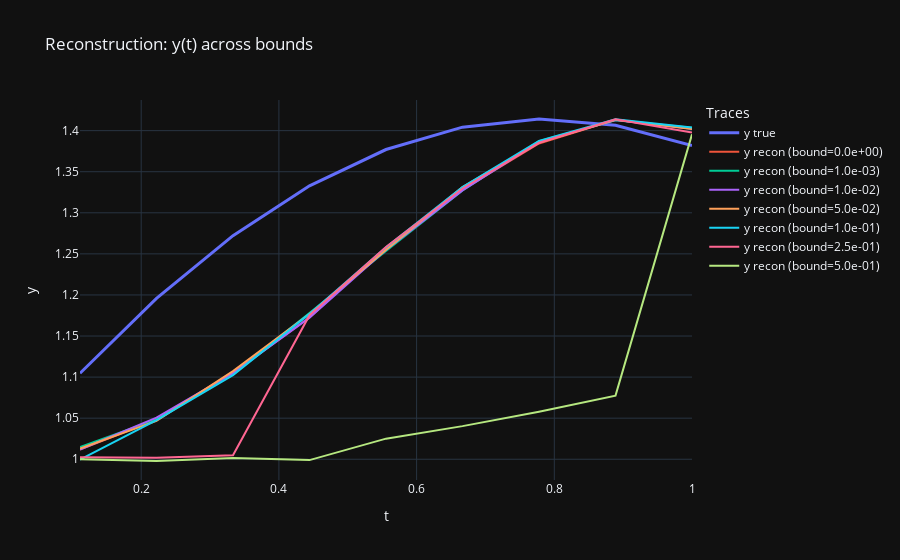
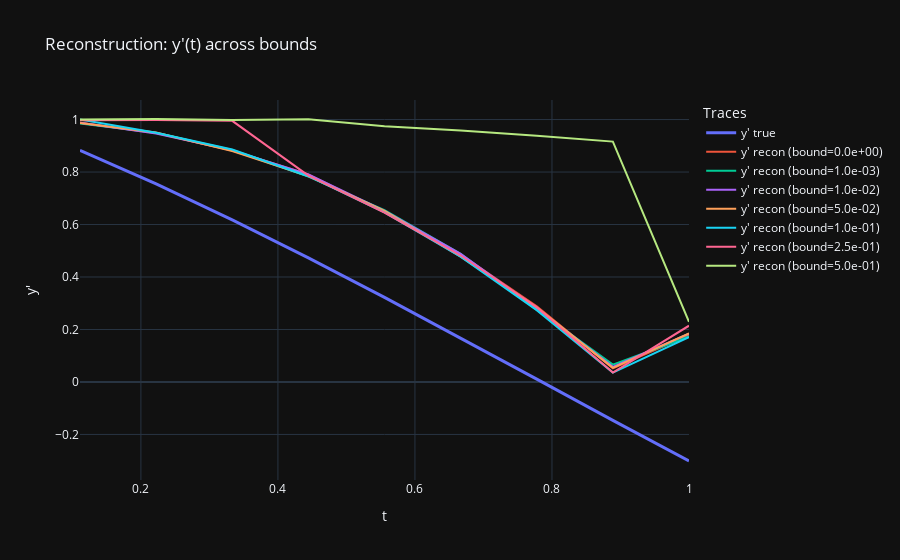
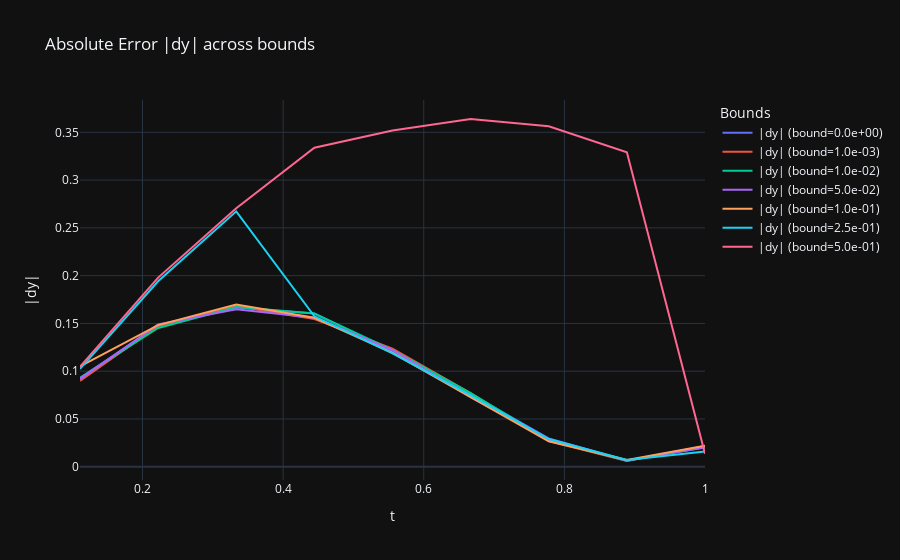
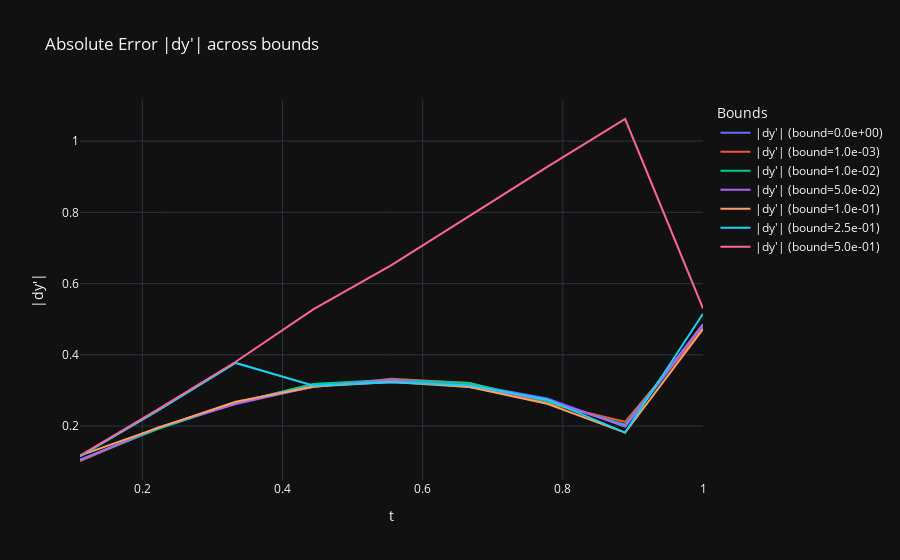

The cell these charts' notebook holds for them, in order:
### Markdown cell above
* Across all plots, the bounds $\set{0, 0.001, 0.01, 0.05, 0.1}$ have a stable curve that approximates the analytical solutions with very slight deviations, but carrying the same lag in amplitude as our original result.

* The bounds $\set{0.25, 0.5}$ show varied deviations with `curr_bound=0.25` initially lagging behind but stabilises itself after $t=0.5$; and `curr_bound=0.5` showing significant deviation across all timesteps except for $t=1$


**Please note: `e_true` on the total energy plot is constant, the slight oscillations are just floating-point rounding/precision issues with the plot function auto-scaling to the axis**


*click on the keys on the graph to view selected trajectories*

### Code cell
plot_bound_comparisons(all_bound_results)

### Figure 1 — Plotly figure (JSON) as saved in the notebook; plotly's stock layout.template omitted (floating-point values rounded to 4 significant figures)
{"data": [{"line": {"width": 3}, "mode": "lines", "name": "y true", "type": "scatter", "x": [0.1111, 0.2222, 0.3333, 0.4444, 0.5556, 0.6667, 0.7778, 0.8889, 1], "y": [1.105, 1.196, 1.272, 1.333, 1.377, 1.404, 1.414, 1.407, 1.382]}, {"mode": "lines", "name": "y recon (bound=0.0e+00)", "type": "scatter", "x": [0.1111, 0.2222, 0.3333, 0.4444, 0.5556, 0.6667, 0.7778, 0.8889, 1], "y": [1.012, 1.048, 1.106, 1.172, 1.257, 1.328, 1.384, 1.413, 1.403]}, {"mode": "lines", "name": "y recon (bound=1.0e-03)", "type": "scatter", "x": [0.1111, 0.2222, 0.3333, 0.4444, 0.5556, 0.6667, 0.7778, 0.8889, 1], "y": [1.015, 1.048, 1.104, 1.178, 1.253, 1.327, 1.387, 1.413, 1.404]}, {"mode": "lines", "name": "y recon (bound=1.0e-02)", "type": "scatter", "x": [0.1111, 0.2222, 0.3333, 0.4444, 0.5556, 0.6667, 0.7778, 0.8889, 1], "y": [1.012, 1.051, 1.105, 1.172, 1.255, 1.327, 1.386, 1.413, 1.402]}, {"mode": "lines", "name": "y recon (bound=5.0e-02)", "type": "scatter", "x": [0.1111, 0.2222, 0.3333, 0.4444, 0.5556, 0.6667, 0.7778, 0.8889, 1], "y": [1.013, 1.047, 1.107, 1.177, 1.255, 1.331, 1.385, 1.413, 1.402]}, {"mode": "lines", "name": "y recon (bound=1.0e-01)", "type": "scatter", "x": [0.1111, 0.2222, 0.3333, 0.4444, 0.5556, 0.6667, 0.7778, 0.8889, 1], "y": [0.9997, 1.048, 1.102, 1.177, 1.258, 1.331, 1.387, 1.414, 1.404]}, {"mode": "lines", "name": "y recon (bound=2.5e-01)", "type": "scatter", "x": [0.1111, 0.2222, 0.3333, 0.4444, 0.5556, 0.6667, 0.7778, 0.8889, 1], "y": [1.002, 1.002, 1.005, 1.175, 1.258, 1.33, 1.385, 1.414, 1.398]}, {"mode": "lines", "name": "y recon (bound=5.0e-01)", "type": "scatter", "x": [0.1111, 0.2222, 0.3333, 0.4444, 0.5556, 0.6667, 0.7778, 0.8889, 1], "y": [1.0, 0.9979, 1.002, 0.999, 1.025, 1.04, 1.058, 1.077, 1.396]}], "layout": {"legend": {"title": {"text": "Traces"}}, "title": {"text": "Reconstruction: y(t) across bounds"}, "xaxis": {"title": {"text": "t"}}, "yaxis": {"title": {"text": "y"}}}}

### Figure 2 — Plotly figure (JSON) as saved in the notebook; plotly's stock layout.template omitted (floating-point values rounded to 4 significant figures)
{"data": [{"line": {"width": 3}, "mode": "lines", "name": "y' true", "type": "scatter", "x": [0.1111, 0.2222, 0.3333, 0.4444, 0.5556, 0.6667, 0.7778, 0.8889, 1], "y": [0.883, 0.755, 0.6178, 0.4729, 0.3222, 0.1675, 0.01078, -0.1461, -0.3012]}, {"mode": "lines", "name": "y' recon (bound=0.0e+00)", "type": "scatter", "x": [0.1111, 0.2222, 0.3333, 0.4444, 0.5556, 0.6667, 0.7778, 0.8889, 1], "y": [0.9881, 0.9491, 0.8819, 0.7908, 0.6473, 0.4853, 0.2886, 0.0522, 0.1781]}, {"mode": "lines", "name": "y' recon (bound=1.0e-03)", "type": "scatter", "x": [0.1111, 0.2222, 0.3333, 0.4444, 0.5556, 0.6667, 0.7778, 0.8889, 1], "y": [0.985, 0.9492, 0.8837, 0.7823, 0.6548, 0.4885, 0.2748, 0.06604, 0.1731]}, {"mode": "lines", "name": "y' recon (bound=1.0e-02)", "type": "scatter", "x": [0.1111, 0.2222, 0.3333, 0.4444, 0.5556, 0.6667, 0.7778, 0.8889, 1], "y": [0.988, 0.9467, 0.8827, 0.7909, 0.652, 0.4882, 0.2794, 0.05745, 0.1841]}, {"mode": "lines", "name": "y' recon (bound=5.0e-02)", "type": "scatter", "x": [0.1111, 0.2222, 0.3333, 0.4444, 0.5556, 0.6667, 0.7778, 0.8889, 1], "y": [0.9869, 0.9509, 0.8797, 0.7843, 0.6518, 0.4772, 0.2838, 0.05394, 0.185]}, {"mode": "lines", "name": "y' recon (bound=1.0e-01)", "type": "scatter", "x": [0.1111, 0.2222, 0.3333, 0.4444, 0.5556, 0.6667, 0.7778, 0.8889, 1], "y": [1.0, 0.9501, 0.8859, 0.7841, 0.6462, 0.4773, 0.2736, 0.03566, 0.1709]}, {"mode": "lines", "name": "y' recon (bound=2.5e-01)", "type": "scatter", "x": [0.1111, 0.2222, 0.3333, 0.4444, 0.5556, 0.6667, 0.7778, 0.8889, 1], "y": [0.9977, 0.9982, 0.9951, 0.7865, 0.6453, 0.4818, 0.2849, 0.03562, 0.2144]}, {"mode": "lines", "name": "y' recon (bound=5.0e-01)", "type": "scatter", "x": [0.1111, 0.2222, 0.3333, 0.4444, 0.5556, 0.6667, 0.7778, 0.8889, 1], "y": [1.0, 1.002, 0.9983, 1.001, 0.9743, 0.958, 0.9386, 0.916, 0.2293]}], "layout": {"legend": {"title": {"text": "Traces"}}, "title": {"text": "Reconstruction: y'(t) across bounds"}, "xaxis": {"title": {"text": "t"}}, "yaxis": {"title": {"text": "y'"}}}}

### Figure 3 — Plotly figure (JSON) as saved in the notebook; plotly's stock layout.template omitted (floating-point values rounded to 4 significant figures)
{"data": [{"mode": "lines", "name": "|dy| (bound=0.0e+00)", "type": "scatter", "x": [0.1111, 0.2222, 0.3333, 0.4444, 0.5556, 0.6667, 0.7778, 0.8889, 1], "y": [0.09291, 0.1474, 0.1666, 0.1604, 0.1196, 0.07592, 0.02973, 0.006603, 0.02118]}, {"mode": "lines", "name": "|dy| (bound=1.0e-03)", "type": "scatter", "x": [0.1111, 0.2222, 0.3333, 0.4444, 0.5556, 0.6667, 0.7778, 0.8889, 1], "y": [0.08989, 0.1475, 0.168, 0.1547, 0.1236, 0.07708, 0.02691, 0.006024, 0.02181]}, {"mode": "lines", "name": "|dy| (bound=1.0e-02)", "type": "scatter", "x": [0.1111, 0.2222, 0.3333, 0.4444, 0.5556, 0.6667, 0.7778, 0.8889, 1], "y": [0.0929, 0.1452, 0.1672, 0.1604, 0.1221, 0.07699, 0.02784, 0.006399, 0.02041]}, {"mode": "lines", "name": "|dy| (bound=5.0e-02)", "type": "scatter", "x": [0.1111, 0.2222, 0.3333, 0.4444, 0.5556, 0.6667, 0.7778, 0.8889, 1], "y": [0.09175, 0.149, 0.1649, 0.156, 0.122, 0.07298, 0.02874, 0.006537, 0.02029]}, {"mode": "lines", "name": "|dy| (bound=1.0e-01)", "type": "scatter", "x": [0.1111, 0.2222, 0.3333, 0.4444, 0.5556, 0.6667, 0.7778, 0.8889, 1], "y": [0.1051, 0.1483, 0.1698, 0.1558, 0.1191, 0.07304, 0.02668, 0.007117, 0.02208]}, {"mode": "lines", "name": "|dy| (bound=2.5e-01)", "type": "scatter", "x": [0.1111, 0.2222, 0.3333, 0.4444, 0.5556, 0.6667, 0.7778, 0.8889, 1], "y": [0.1024, 0.1941, 0.2673, 0.1575, 0.1186, 0.07464, 0.02896, 0.007118, 0.0161]}, {"mode": "lines", "name": "|dy| (bound=5.0e-01)", "type": "scatter", "x": [0.1111, 0.2222, 0.3333, 0.4444, 0.5556, 0.6667, 0.7778, 0.8889, 1], "y": [0.1047, 0.1979, 0.2705, 0.3338, 0.3519, 0.3639, 0.3563, 0.3292, 0.01373]}], "layout": {"legend": {"title": {"text": "Bounds"}}, "title": {"text": "Absolute Error |dy| across bounds"}, "xaxis": {"title": {"text": "t"}}, "yaxis": {"title": {"text": "|dy|"}}}}

### Figure 4 — Plotly figure (JSON) as saved in the notebook; plotly's stock layout.template omitted (floating-point values rounded to 4 significant figures)
{"data": [{"mode": "lines", "name": "|dy'| (bound=0.0e+00)", "type": "scatter", "x": [0.1111, 0.2222, 0.3333, 0.4444, 0.5556, 0.6667, 0.7778, 0.8889, 1], "y": [0.1051, 0.1941, 0.2641, 0.3179, 0.3251, 0.3178, 0.2779, 0.1983, 0.4793]}, {"mode": "lines", "name": "|dy'| (bound=1.0e-03)", "type": "scatter", "x": [0.1111, 0.2222, 0.3333, 0.4444, 0.5556, 0.6667, 0.7778, 0.8889, 1], "y": [0.102, 0.1942, 0.2659, 0.3094, 0.3326, 0.321, 0.264, 0.2121, 0.4742]}, {"mode": "lines", "name": "|dy'| (bound=1.0e-02)", "type": "scatter", "x": [0.1111, 0.2222, 0.3333, 0.4444, 0.5556, 0.6667, 0.7778, 0.8889, 1], "y": [0.1051, 0.1917, 0.2649, 0.318, 0.3298, 0.3207, 0.2686, 0.2035, 0.4852]}, {"mode": "lines", "name": "|dy'| (bound=5.0e-02)", "type": "scatter", "x": [0.1111, 0.2222, 0.3333, 0.4444, 0.5556, 0.6667, 0.7778, 0.8889, 1], "y": [0.1039, 0.1959, 0.262, 0.3114, 0.3296, 0.3097, 0.2731, 0.2, 0.4862]}, {"mode": "lines", "name": "|dy'| (bound=1.0e-01)", "type": "scatter", "x": [0.1111, 0.2222, 0.3333, 0.4444, 0.5556, 0.6667, 0.7778, 0.8889, 1], "y": [0.1174, 0.1951, 0.2681, 0.3112, 0.324, 0.3098, 0.2628, 0.1818, 0.4721]}, {"mode": "lines", "name": "|dy'| (bound=2.5e-01)", "type": "scatter", "x": [0.1111, 0.2222, 0.3333, 0.4444, 0.5556, 0.6667, 0.7778, 0.8889, 1], "y": [0.1147, 0.2432, 0.3773, 0.3136, 0.3231, 0.3143, 0.2742, 0.1817, 0.5155]}, {"mode": "lines", "name": "|dy'| (bound=5.0e-01)", "type": "scatter", "x": [0.1111, 0.2222, 0.3333, 0.4444, 0.5556, 0.6667, 0.7778, 0.8889, 1], "y": [0.1171, 0.2471, 0.3806, 0.5281, 0.6521, 0.7905, 0.9278, 1.062, 0.5304]}], "layout": {"legend": {"title": {"text": "Bounds"}}, "title": {"text": "Absolute Error |dy'| across bounds"}, "xaxis": {"title": {"text": "t"}}, "yaxis": {"title": {"text": "|dy'|"}}}}
